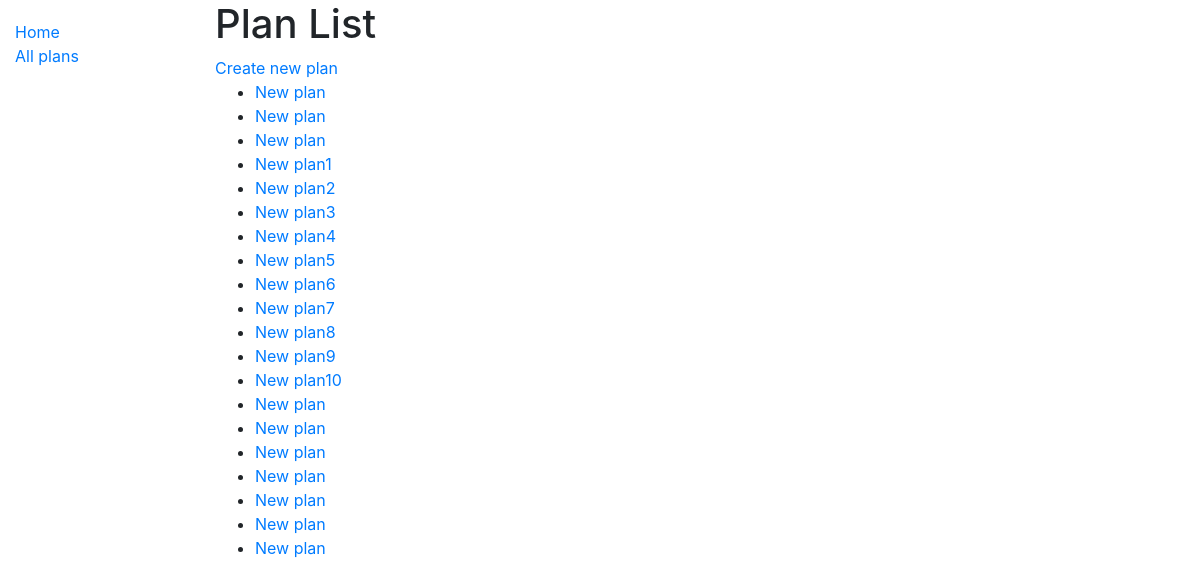
The app's page /catalog/plans/, older data.
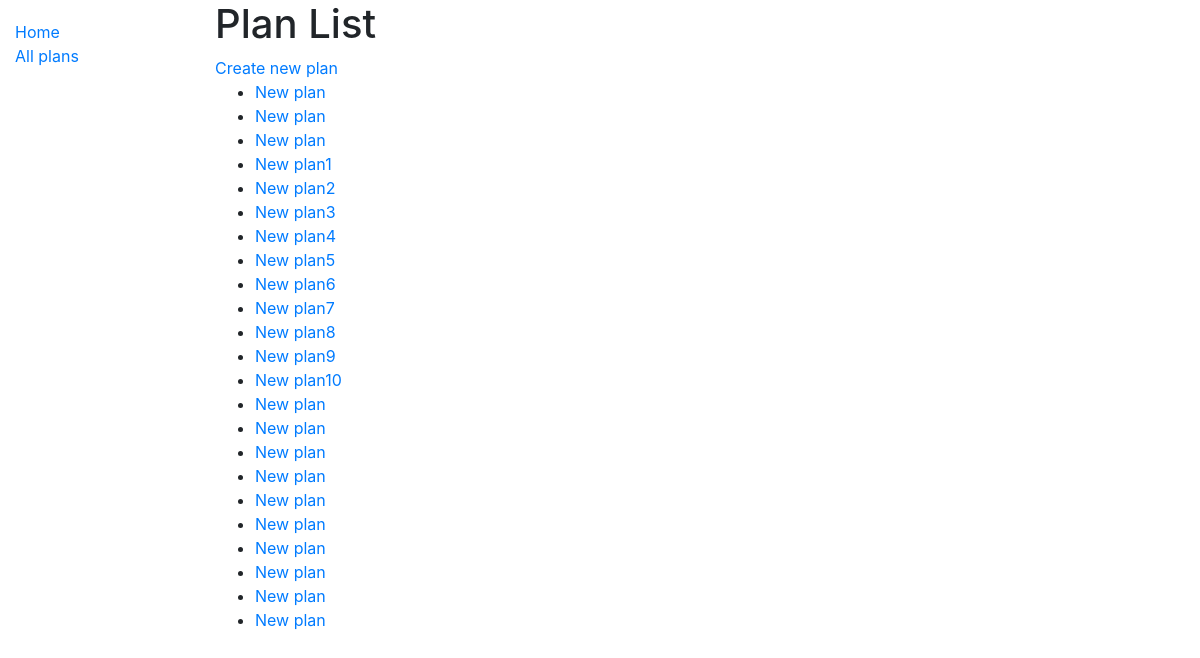
The same page, newer data.
### catalog/models.py (models this page shows, shortened)
class Plan(models.Model):
    title = models.CharField(max_length=200)
    paddingX = models.IntegerField(null=True, blank=True)
    paddingY = models.IntegerField(null=True, blank=True)
    scale = models.FloatField(null=True, blank=True)
    def get_absolute_url(self):
        return reverse('plan-detail', args=[str(self.id)])

### catalog/views.py (the view)
# urls.py: path('plans/', views.PlanListView.as_view(), name='plans'),
class PlanListView(generic.ListView):
    model = Plan

### catalog/templates/catalog/plan_list.html
{% extends "base_generic.html" %}
{% block content %}
  <h1>Plan List</h1>
  <a href="{% url 'plan_create' %}">Create new plan</a>
  {% if plan_list %}
  <ul>
    {% for plan in plan_list %}
      <li>
        <a href="{{ plan.get_absolute_url }}">{{ plan.title }}</a>
      </li>
    {% endfor %}
  </ul>
  {% else %}
    <p>There are no plans in the catalog.</p>
  {% endif %}
{% endblock %}

Row changes from the older to the newer data that the page shows:
added Plan: title "New plan"
added Plan: title "New plan"
added Plan: title "New plan"
